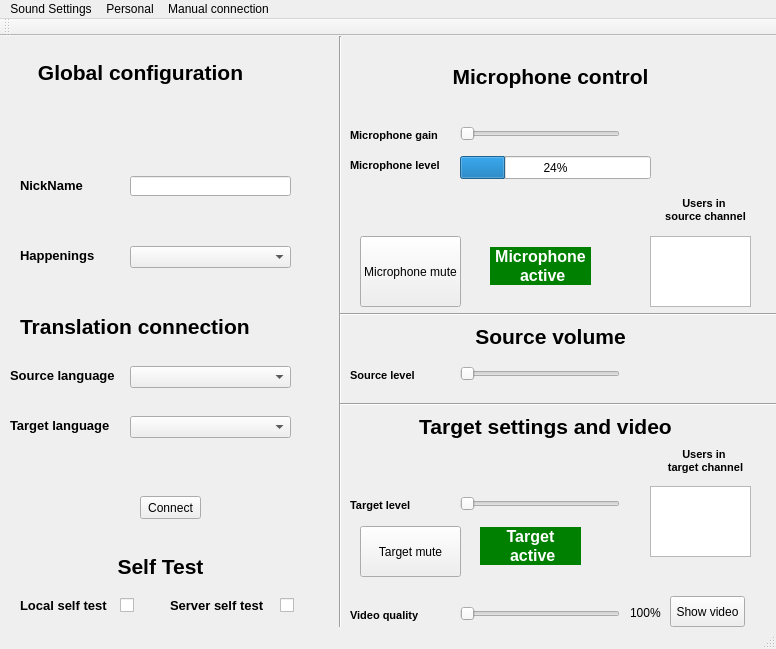
 <widget class="QMainWindow" name="RemoteTranslatorUI">
  <property name="geometry">
   <rect>
    <x>0</x>
    <y>0</y>
    <width>776</width>
    <height>649</height>
   </rect>
  </property>
  <property name="windowTitle">
   <string>RemoteTranslatorUI</string>
  </property>
  <widget class="QWidget" name="centralWidget">
   <widget class="QLabel" name="label">
    <property name="geometry">
     <rect>
      <x>10</x>
      <y>16</y>
      <width>261</width>
      <height>41</height>
     </rect>
    </property>
    <property name="text">
     <string>&lt;!DOCTYPE HTML PUBLIC &quot;-//W3C//DTD HTML 4.0//EN&quot; &quot;http://www.w3.org/TR/REC-html40/strict.dtd&quot;&gt;
&lt;html&gt;&lt;head&gt;&lt;meta name=&quot;qrichtext&quot; content=&quot;1&quot; /&gt;&lt;style type=&quot;text/css&quot;&gt;
p, li { white-space: pre-wrap; }
&lt;/style&gt;&lt;/head&gt;&lt;body style=&quot; font-family:'MS Shell Dlg 2'; font-size:8.25pt; font-weight:400; font-style:normal;&quot;&gt;
&lt;p align=&quot;center&quot; style=&quot; margin-top:0px; margin-bottom:0px; margin-left:0px; margin-right:0px; -qt-block-indent:0; text-indent:0px;&quot;&gt;&lt;span style=&quot; font-size:16pt; font-weight:600;&quot;&gt;Global configuration&lt;/span&gt;&lt;/p&gt;&lt;/body&gt;&lt;/html&gt;</string>
    </property>
   </widget>
   <widget class="QComboBox" name="HapList">
    <property name="geometry">
     <rect>
      <x>130</x>
      <y>210</y>
      <width>161</width>
      <height>22</height>
     </rect>
    </property>
   </widget>
   <widget class="QComboBox" name="SrcLangList">
    <property name="geometry">
     <rect>
      <x>130</x>
      <y>330</y>
      <width>161</width>
      <height>22</height>
     </rect>
    </property>
   </widget>
   <widget class="QComboBox" name="TrgLangList">
    <property name="geometry">
     <rect>
      <x>130</x>
      <y>380</y>
      <width>161</width>
      <height>22</height>
     </rect>
    </property>
   </widget>
   <widget class="QLabel" name="label_2">
    <property name="geometry">
     <rect>
      <x>20</x>
      <y>140</y>
      <width>71</width>
      <height>20</height>
     </rect>
    </property>
    <property name="text">
     <string>&lt;!DOCTYPE HTML PUBLIC &quot;-//W3C//DTD HTML 4.0//EN&quot; &quot;http://www.w3.org/TR/REC-html40/strict.dtd&quot;&gt;
&lt;html&gt;&lt;head&gt;&lt;meta name=&quot;qrichtext&quot; content=&quot;1&quot; /&gt;&lt;style type=&quot;text/css&quot;&gt;
p, li { white-space: pre-wrap; }
&lt;/style&gt;&lt;/head&gt;&lt;body style=&quot; font-family:'MS Shell Dlg 2'; font-size:8.25pt; font-weight:400; font-style:normal;&quot;&gt;
&lt;p style=&quot; margin-top:0px; margin-bottom:0px; margin-left:0px; margin-right:0px; -qt-block-indent:0; text-indent:0px;&quot;&gt;&lt;span style=&quot; font-size:10pt; font-weight:600;&quot;&gt;NickName&lt;/span&gt;&lt;/p&gt;&lt;/body&gt;&lt;/html&gt;</string>
    </property>
   </widget>
   <widget class="QLineEdit" name="NickName">
    <property name="geometry">
     <rect>
      <x>130</x>
      <y>140</y>
      <width>161</width>
      <height>20</height>
     </rect>
    </property>
   </widget>
   <widget class="QLabel" name="label_3">
    <property name="geometry">
     <rect>
      <x>20</x>
      <y>210</y>
      <width>81</width>
      <height>20</height>
     </rect>
    </property>
    <property name="text">
     <string>&lt;!DOCTYPE HTML PUBLIC &quot;-//W3C//DTD HTML 4.0//EN&quot; &quot;http://www.w3.org/TR/REC-html40/strict.dtd&quot;&gt;
&lt;html&gt;&lt;head&gt;&lt;meta name=&quot;qrichtext&quot; content=&quot;1&quot; /&gt;&lt;style type=&quot;text/css&quot;&gt;
p, li { white-space: pre-wrap; }
&lt;/style&gt;&lt;/head&gt;&lt;body style=&quot; font-family:'MS Shell Dlg 2'; font-size:8.25pt; font-weight:400; font-style:normal;&quot;&gt;
&lt;p style=&quot; margin-top:0px; margin-bottom:0px; margin-left:0px; margin-right:0px; -qt-block-indent:0; text-indent:0px;&quot;&gt;&lt;span style=&quot; font-size:10pt; font-weight:600;&quot;&gt;Happenings&lt;/span&gt;&lt;/p&gt;&lt;/body&gt;&lt;/html&gt;</string>
    </property>
   </widget>
   <widget class="QLabel" name="label_4">
    <property name="geometry">
     <rect>
      <x>10</x>
      <y>330</y>
      <width>111</width>
      <height>20</height>
     </rect>
    </property>
    <property name="text">
     <string>&lt;!DOCTYPE HTML PUBLIC &quot;-//W3C//DTD HTML 4.0//EN&quot; &quot;http://www.w3.org/TR/REC-html40/strict.dtd&quot;&gt;
&lt;html&gt;&lt;head&gt;&lt;meta name=&quot;qrichtext&quot; content=&quot;1&quot; /&gt;&lt;style type=&quot;text/css&quot;&gt;
p, li { white-space: pre-wrap; }
&lt;/style&gt;&lt;/head&gt;&lt;body style=&quot; font-family:'MS Shell Dlg 2'; font-size:8.25pt; font-weight:400; font-style:normal;&quot;&gt;
&lt;p style=&quot; margin-top:0px; margin-bottom:0px; margin-left:0px; margin-right:0px; -qt-block-indent:0; text-indent:0px;&quot;&gt;&lt;span style=&quot; font-size:10pt; font-weight:600;&quot;&gt;Source language&lt;/span&gt;&lt;/p&gt;&lt;/body&gt;&lt;/html&gt;</string>
    </property>
   </widget>
   <widget class="QLabel" name="label_5">
    <property name="geometry">
     <rect>
      <x>10</x>
      <y>380</y>
      <width>111</width>
      <height>20</height>
     </rect>
    </property>
    <property name="text">
     <string>&lt;!DOCTYPE HTML PUBLIC &quot;-//W3C//DTD HTML 4.0//EN&quot; &quot;http://www.w3.org/TR/REC-html40/strict.dtd&quot;&gt;
&lt;html&gt;&lt;head&gt;&lt;meta name=&quot;qrichtext&quot; content=&quot;1&quot; /&gt;&lt;style type=&quot;text/css&quot;&gt;
p, li { white-space: pre-wrap; }
&lt;/style&gt;&lt;/head&gt;&lt;body style=&quot; font-family:'MS Shell Dlg 2'; font-size:8.25pt; font-weight:400; font-style:normal;&quot;&gt;
&lt;p style=&quot; margin-top:0px; margin-bottom:0px; margin-left:0px; margin-right:0px; -qt-block-indent:0; text-indent:0px;&quot;&gt;&lt;span style=&quot; font-size:10pt; font-weight:600;&quot;&gt;Target language&lt;/span&gt;&lt;/p&gt;&lt;/body&gt;&lt;/html&gt;</string>
    </property>
   </widget>
   <widget class="QLabel" name="label_6">
    <property name="geometry">
     <rect>
      <x>30</x>
      <y>510</y>
      <width>261</width>
      <height>41</height>
     </rect>
    </property>
    <property name="text">
     <string>&lt;!DOCTYPE HTML PUBLIC &quot;-//W3C//DTD HTML 4.0//EN&quot; &quot;http://www.w3.org/TR/REC-html40/strict.dtd&quot;&gt;
&lt;html&gt;&lt;head&gt;&lt;meta name=&quot;qrichtext&quot; content=&quot;1&quot; /&gt;&lt;style type=&quot;text/css&quot;&gt;
p, li { white-space: pre-wrap; }
&lt;/style&gt;&lt;/head&gt;&lt;body style=&quot; font-family:'MS Shell Dlg 2'; font-size:8.25pt; font-weight:400; font-style:normal;&quot;&gt;
&lt;p align=&quot;center&quot; style=&quot; margin-top:0px; margin-bottom:0px; margin-left:0px; margin-right:0px; -qt-block-indent:0; text-indent:0px;&quot;&gt;&lt;span style=&quot; font-size:16pt; font-weight:600;&quot;&gt;Self Test&lt;/span&gt;&lt;/p&gt;&lt;/body&gt;&lt;/html&gt;</string>
    </property>
   </widget>
   <widget class="QCheckBox" name="LocalSelfTestEn">
    <property name="geometry">
     <rect>
      <x>120</x>
      <y>560</y>
      <width>16</width>
      <height>18</height>
     </rect>
    </property>
    <property name="text">
     <string/>
    </property>
   </widget>
   <widget class="QLabel" name="label_8">
    <property name="geometry">
     <rect>
      <x>20</x>
      <y>560</y>
      <width>91</width>
      <height>20</height>
     </rect>
    </property>
    <property name="text">
     <string>&lt;!DOCTYPE HTML PUBLIC &quot;-//W3C//DTD HTML 4.0//EN&quot; &quot;http://www.w3.org/TR/REC-html40/strict.dtd&quot;&gt;
&lt;html&gt;&lt;head&gt;&lt;meta name=&quot;qrichtext&quot; content=&quot;1&quot; /&gt;&lt;style type=&quot;text/css&quot;&gt;
p, li { white-space: pre-wrap; }
&lt;/style&gt;&lt;/head&gt;&lt;body style=&quot; font-family:'MS Shell Dlg 2'; font-size:8.25pt; font-weight:400; font-style:normal;&quot;&gt;
&lt;p style=&quot; margin-top:0px; margin-bottom:0px; margin-left:0px; margin-right:0px; -qt-block-indent:0; text-indent:0px;&quot;&gt;&lt;span style=&quot; font-size:10pt; font-weight:600;&quot;&gt;Local self test&lt;/span&gt;&lt;/p&gt;&lt;/body&gt;&lt;/html&gt;</string>
    </property>
   </widget>
   <widget class="QPushButton" name="LangConnect">
    <property name="geometry">
     <rect>
      <x>140</x>
      <y>460</y>
      <width>61</width>
      <height>23</height>
     </rect>
    </property>
    <property name="text">
     <string>Connect</string>
    </property>
   </widget>
   <widget class="QLabel" name="label_9">
    <property name="geometry">
     <rect>
      <x>20</x>
      <y>270</y>
      <width>261</width>
      <height>41</height>
     </rect>
    </property>
    <property name="text">
     <string>&lt;!DOCTYPE HTML PUBLIC &quot;-//W3C//DTD HTML 4.0//EN&quot; &quot;http://www.w3.org/TR/REC-html40/strict.dtd&quot;&gt;
&lt;html&gt;&lt;head&gt;&lt;meta name=&quot;qrichtext&quot; content=&quot;1&quot; /&gt;&lt;style type=&quot;text/css&quot;&gt;
p, li { white-space: pre-wrap; }
&lt;/style&gt;&lt;/head&gt;&lt;body style=&quot; font-family:'MS Shell Dlg 2'; font-size:8.25pt; font-weight:400; font-style:normal;&quot;&gt;
&lt;p style=&quot; margin-top:0px; margin-bottom:0px; margin-left:0px; margin-right:0px; -qt-block-indent:0; text-indent:0px;&quot;&gt;&lt;span style=&quot; font-size:16pt; font-weight:600;&quot;&gt;Translation connection&lt;/span&gt;&lt;/p&gt;&lt;/body&gt;&lt;/html&gt;</string>
    </property>
   </widget>
   <widget class="QLabel" name="label_10">
    <property name="geometry">
     <rect>
      <x>420</x>
      <y>20</y>
      <width>261</width>
      <height>41</height>
     </rect>
    </property>
    <property name="text">
     <string>&lt;!DOCTYPE HTML PUBLIC &quot;-//W3C//DTD HTML 4.0//EN&quot; &quot;http://www.w3.org/TR/REC-html40/strict.dtd&quot;&gt;
&lt;html&gt;&lt;head&gt;&lt;meta name=&quot;qrichtext&quot; content=&quot;1&quot; /&gt;&lt;style type=&quot;text/css&quot;&gt;
p, li { white-space: pre-wrap; }
&lt;/style&gt;&lt;/head&gt;&lt;body style=&quot; font-family:'MS Shell Dlg 2'; font-size:8.25pt; font-weight:400; font-style:normal;&quot;&gt;
&lt;p align=&quot;center&quot; style=&quot; margin-top:0px; margin-bottom:0px; margin-left:0px; margin-right:0px; -qt-block-indent:0; text-indent:0px;&quot;&gt;&lt;span style=&quot; font-size:16pt; font-weight:600;&quot;&gt;Microphone control&lt;/span&gt;&lt;/p&gt;&lt;/body&gt;&lt;/html&gt;</string>
    </property>
   </widget>
   <widget class="QSlider" name="MicGainSld">
    <property name="geometry">
     <rect>
      <x>460</x>
      <y>90</y>
      <width>160</width>
      <height>16</height>
     </rect>
    </property>
    <property name="orientation">
     <enum>Qt::Horizontal</enum>
    </property>
   </widget>
   <widget class="QLabel" name="label_11">
    <property name="geometry">
     <rect>
      <x>350</x>
      <y>90</y>
      <width>111</width>
      <height>20</height>
     </rect>
    </property>
    <property name="text">
     <string>&lt;!DOCTYPE HTML PUBLIC &quot;-//W3C//DTD HTML 4.0//EN&quot; &quot;http://www.w3.org/TR/REC-html40/strict.dtd&quot;&gt;
&lt;html&gt;&lt;head&gt;&lt;meta name=&quot;qrichtext&quot; content=&quot;1&quot; /&gt;&lt;style type=&quot;text/css&quot;&gt;
p, li { white-space: pre-wrap; }
&lt;/style&gt;&lt;/head&gt;&lt;body style=&quot; font-family:'MS Shell Dlg 2'; font-size:8.25pt; font-weight:400; font-style:normal;&quot;&gt;
&lt;p style=&quot; margin-top:0px; margin-bottom:0px; margin-left:0px; margin-right:0px; -qt-block-indent:0; text-indent:0px;&quot;&gt;&lt;span style=&quot; font-size:8pt; font-weight:600;&quot;&gt;Microphone gain&lt;/span&gt;&lt;/p&gt;&lt;/body&gt;&lt;/html&gt;</string>
    </property>
   </widget>
   <widget class="Line" name="line_2">
    <property name="geometry">
     <rect>
      <x>330</x>
      <y>0</y>
      <width>20</width>
      <height>601</height>
     </rect>
    </property>
    <property name="orientation">
     <enum>Qt::Vertical</enum>
    </property>
   </widget>
   <widget class="QProgressBar" name="MicLevelInd">
    <property name="geometry">
     <rect>
      <x>460</x>
      <y>120</y>
      <width>191</width>
      <height>23</height>
     </rect>
    </property>
    <property name="value">
     <number>24</number>
    </property>
   </widget>
   <widget class="QLabel" name="label_12">
    <property name="geometry">
     <rect>
      <x>350</x>
      <y>120</y>
      <width>111</width>
      <height>20</height>
     </rect>
    </property>
    <property name="text">
     <string>&lt;!DOCTYPE HTML PUBLIC &quot;-//W3C//DTD HTML 4.0//EN&quot; &quot;http://www.w3.org/TR/REC-html40/strict.dtd&quot;&gt;
&lt;html&gt;&lt;head&gt;&lt;meta name=&quot;qrichtext&quot; content=&quot;1&quot; /&gt;&lt;style type=&quot;text/css&quot;&gt;
p, li { white-space: pre-wrap; }
&lt;/style&gt;&lt;/head&gt;&lt;body style=&quot; font-family:'MS Shell Dlg 2'; font-size:8.25pt; font-weight:400; font-style:normal;&quot;&gt;
&lt;p style=&quot; margin-top:0px; margin-bottom:0px; margin-left:0px; margin-right:0px; -qt-block-indent:0; text-indent:0px;&quot;&gt;&lt;span style=&quot; font-size:8pt; font-weight:600;&quot;&gt;Microphone level&lt;/span&gt;&lt;/p&gt;&lt;/body&gt;&lt;/html&gt;</string>
    </property>
   </widget>
   <widget class="QPushButton" name="MicMuteBut">
    <property name="geometry">
     <rect>
      <x>360</x>
      <y>200</y>
      <width>101</width>
      <height>71</height>
     </rect>
    </property>
    <property name="text">
     <string>Microphone mute</string>
    </property>
   </widget>
   <widget class="QLabel" name="MicStatusLbl">
    <property name="geometry">
     <rect>
      <x>490</x>
      <y>200</y>
      <width>101</width>
      <height>61</height>
     </rect>
    </property>
    <property name="text">
     <string>&lt;!DOCTYPE HTML PUBLIC &quot;-//W3C//DTD HTML 4.0//EN&quot; &quot;http://www.w3.org/TR/REC-html40/strict.dtd&quot;&gt;
&lt;html&gt;&lt;head&gt;&lt;meta name=&quot;qrichtext&quot; content=&quot;1&quot; /&gt;&lt;style type=&quot;text/css&quot;&gt;
p, li { white-space: pre-wrap;  background-color:green;}
&lt;/style&gt;&lt;/head&gt;&lt;body style=&quot; font-family:'MS Shell Dlg 2'; font-size:8.25pt; font-weight:400; font-style:normal;&quot;&gt;
&lt;p align=&quot;center&quot; style=&quot; margin-top:0px; margin-bottom:0px; margin-left:0px; margin-right:0px; -qt-block-indent:0; text-indent:0px;&quot;&gt;&lt;span style=&quot; font-size:12pt; font-weight:600; color:white;&quot;&gt;Microphone&lt;/span&gt;&lt;/p&gt;
&lt;p align=&quot;center&quot; style=&quot; margin-top:0px; margin-bottom:0px; margin-left:0px; margin-right:0px; -qt-block-indent:0; text-indent:0px;&quot;&gt;&lt;span style=&quot; font-size:12pt; font-weight:600; color:white;&quot;&gt; active&lt;/span&gt;&lt;/p&gt;&lt;/body&gt;&lt;/html&gt;</string>
    </property>
   </widget>
   <widget class="Line" name="line">
    <property name="geometry">
     <rect>
      <x>340</x>
      <y>270</y>
      <width>441</width>
      <height>16</height>
     </rect>
    </property>
    <property name="orientation">
     <enum>Qt::Horizontal</enum>
    </property>
   </widget>
   <widget class="QLabel" name="label_14">
    <property name="geometry">
     <rect>
      <x>420</x>
      <y>280</y>
      <width>261</width>
      <height>41</height>
     </rect>
    </property>
    <property name="text">
     <string>&lt;!DOCTYPE HTML PUBLIC &quot;-//W3C//DTD HTML 4.0//EN&quot; &quot;http://www.w3.org/TR/REC-html40/strict.dtd&quot;&gt;
&lt;html&gt;&lt;head&gt;&lt;meta name=&quot;qrichtext&quot; content=&quot;1&quot; /&gt;&lt;style type=&quot;text/css&quot;&gt;
p, li { white-space: pre-wrap; }
&lt;/style&gt;&lt;/head&gt;&lt;body style=&quot; font-family:'MS Shell Dlg 2'; font-size:8.25pt; font-weight:400; font-style:normal;&quot;&gt;
&lt;p align=&quot;center&quot; style=&quot; margin-top:0px; margin-bottom:0px; margin-left:0px; margin-right:0px; -qt-block-indent:0; text-indent:0px;&quot;&gt;&lt;span style=&quot; font-size:16pt; font-weight:600;&quot;&gt;Source volume&lt;/span&gt;&lt;/p&gt;&lt;/body&gt;&lt;/html&gt;</string>
    </property>
   </widget>
   <widget class="QLabel" name="label_15">
    <property name="geometry">
     <rect>
      <x>350</x>
      <y>330</y>
      <width>111</width>
      <height>20</height>
     </rect>
    </property>
    <property name="text">
     <string>&lt;!DOCTYPE HTML PUBLIC &quot;-//W3C//DTD HTML 4.0//EN&quot; &quot;http://www.w3.org/TR/REC-html40/strict.dtd&quot;&gt;
&lt;html&gt;&lt;head&gt;&lt;meta name=&quot;qrichtext&quot; content=&quot;1&quot; /&gt;&lt;style type=&quot;text/css&quot;&gt;
p, li { white-space: pre-wrap; }
&lt;/style&gt;&lt;/head&gt;&lt;body style=&quot; font-family:'MS Shell Dlg 2'; font-size:8.25pt; font-weight:400; font-style:normal;&quot;&gt;
&lt;p style=&quot; margin-top:0px; margin-bottom:0px; margin-left:0px; margin-right:0px; -qt-block-indent:0; text-indent:0px;&quot;&gt;&lt;span style=&quot; font-size:8pt; font-weight:600;&quot;&gt;Source level&lt;/span&gt;&lt;/p&gt;&lt;/body&gt;&lt;/html&gt;</string>
    </property>
   </widget>
   <widget class="QSlider" name="SrcLevelSld">
    <property name="geometry">
     <rect>
      <x>460</x>
      <y>330</y>
      <width>160</width>
      <height>16</height>
     </rect>
    </property>
    <property name="orientation">
     <enum>Qt::Horizontal</enum>
    </property>
   </widget>
   <widget class="QListWidget" name="SrcUsersList">
    <property name="geometry">
     <rect>
      <x>650</x>
      <y>200</y>
      <width>101</width>
      <height>71</height>
     </rect>
    </property>
   </widget>
   <widget class="QLabel" name="label_16">
    <property name="geometry">
     <rect>
      <x>650</x>
      <y>159</y>
      <width>111</width>
      <height>31</height>
     </rect>
    </property>
    <property name="text">
     <string>&lt;!DOCTYPE HTML PUBLIC &quot;-//W3C//DTD HTML 4.0//EN&quot; &quot;http://www.w3.org/TR/REC-html40/strict.dtd&quot;&gt;
&lt;html&gt;&lt;head&gt;&lt;meta name=&quot;qrichtext&quot; content=&quot;1&quot; /&gt;&lt;style type=&quot;text/css&quot;&gt;
p, li { white-space: pre-wrap; }
&lt;/style&gt;&lt;/head&gt;&lt;body style=&quot; font-family:'MS Shell Dlg 2'; font-size:8.25pt; font-weight:400; font-style:normal;&quot;&gt;
&lt;p align=&quot;center&quot; style=&quot; margin-top:0px; margin-bottom:0px; margin-left:0px; margin-right:0px; -qt-block-indent:0; text-indent:0px;&quot;&gt;&lt;span style=&quot; font-size:8pt; font-weight:600;&quot;&gt;Users in &lt;/span&gt;&lt;/p&gt;
&lt;p align=&quot;center&quot; style=&quot; margin-top:0px; margin-bottom:0px; margin-left:0px; margin-right:0px; -qt-block-indent:0; text-indent:0px;&quot;&gt;&lt;span style=&quot; font-size:8pt; font-weight:600;&quot;&gt;source channel&lt;/span&gt;&lt;/p&gt;&lt;/body&gt;&lt;/html&gt;</string>
    </property>
   </widget>
   <widget class="QLabel" name="label_17">
    <property name="geometry">
     <rect>
      <x>650</x>
      <y>410</y>
      <width>111</width>
      <height>31</height>
     </rect>
    </property>
    <property name="text">
     <string>&lt;!DOCTYPE HTML PUBLIC &quot;-//W3C//DTD HTML 4.0//EN&quot; &quot;http://www.w3.org/TR/REC-html40/strict.dtd&quot;&gt;
&lt;html&gt;&lt;head&gt;&lt;meta name=&quot;qrichtext&quot; content=&quot;1&quot; /&gt;&lt;style type=&quot;text/css&quot;&gt;
p, li { white-space: pre-wrap; }
&lt;/style&gt;&lt;/head&gt;&lt;body style=&quot; font-family:'MS Shell Dlg 2'; font-size:8.25pt; font-weight:400; font-style:normal;&quot;&gt;
&lt;p align=&quot;center&quot; style=&quot; margin-top:0px; margin-bottom:0px; margin-left:0px; margin-right:0px; -qt-block-indent:0; text-indent:0px;&quot;&gt;&lt;span style=&quot; font-size:8pt; font-weight:600;&quot;&gt;Users in &lt;/span&gt;&lt;/p&gt;
&lt;p align=&quot;center&quot; style=&quot; margin-top:0px; margin-bottom:0px; margin-left:0px; margin-right:0px; -qt-block-indent:0; text-indent:0px;&quot;&gt;&lt;span style=&quot; font-size:8pt; font-weight:600;&quot;&gt;target channel&lt;/span&gt;&lt;/p&gt;&lt;/body&gt;&lt;/html&gt;</string>
    </property>
   </widget>
   <widget class="QListWidget" name="TrgUsersList">
    <property name="geometry">
     <rect>
      <x>650</x>
      <y>450</y>
      <width>101</width>
      <height>71</height>
     </rect>
    </property>
   </widget>
   <widget class="Line" name="line_3">
    <property name="geometry">
     <rect>
      <x>340</x>
      <y>360</y>
      <width>441</width>
      <height>16</height>
     </rect>
    </property>
    <property name="orientation">
     <enum>Qt::Horizontal</enum>
    </property>
   </widget>
   <widget class="QLabel" name="label_18">
    <property name="geometry">
     <rect>
      <x>400</x>
      <y>370</y>
      <width>291</width>
      <height>41</height>
     </rect>
    </property>
    <property name="text">
     <string>&lt;!DOCTYPE HTML PUBLIC &quot;-//W3C//DTD HTML 4.0//EN&quot; &quot;http://www.w3.org/TR/REC-html40/strict.dtd&quot;&gt;
&lt;html&gt;&lt;head&gt;&lt;meta name=&quot;qrichtext&quot; content=&quot;1&quot; /&gt;&lt;style type=&quot;text/css&quot;&gt;
p, li { white-space: pre-wrap; }
&lt;/style&gt;&lt;/head&gt;&lt;body style=&quot; font-family:'MS Shell Dlg 2'; font-size:8.25pt; font-weight:400; font-style:normal;&quot;&gt;
&lt;p align=&quot;center&quot; style=&quot; margin-top:0px; margin-bottom:0px; margin-left:0px; margin-right:0px; -qt-block-indent:0; text-indent:0px;&quot;&gt;&lt;span style=&quot; font-size:16pt; font-weight:600;&quot;&gt;Target settings and video&lt;/span&gt;&lt;/p&gt;&lt;/body&gt;&lt;/html&gt;</string>
    </property>
   </widget>
   <widget class="QLabel" name="TrgStatusLbl">
    <property name="geometry">
     <rect>
      <x>480</x>
      <y>480</y>
      <width>101</width>
      <height>61</height>
     </rect>
    </property>
    <property name="text">
     <string>&lt;!DOCTYPE HTML PUBLIC &quot;-//W3C//DTD HTML 4.0//EN&quot; &quot;http://www.w3.org/TR/REC-html40/strict.dtd&quot;&gt;
&lt;html&gt;&lt;head&gt;&lt;meta name=&quot;qrichtext&quot; content=&quot;1&quot; /&gt;&lt;style type=&quot;text/css&quot;&gt;
p, li { white-space: pre-wrap; }
&lt;/style&gt;&lt;/head&gt;&lt;body style=&quot; font-family:'MS Shell Dlg 2'; font-size:8.25pt; font-weight:400; font-style:normal;&quot;&gt;
&lt;p align=&quot;center&quot; style=&quot; margin-top:0px; margin-bottom:0px; margin-left:0px; margin-right:0px; -qt-block-indent:0; text-indent:0px; background-color:green;&quot;&gt;&lt;span style=&quot; font-size:12pt; font-weight:600; color:white;&quot;&gt;Target&lt;/span&gt;&lt;/p&gt;
&lt;p align=&quot;center&quot; style=&quot; margin-top:0px; margin-bottom:0px; margin-left:0px; margin-right:0px; -qt-block-indent:0; text-indent:0px; background-color:green;&quot;&gt;&lt;span style=&quot; font-size:12pt; font-weight:600; color:white;&quot;&gt; active&lt;/span&gt;&lt;/p&gt;&lt;/body&gt;&lt;/html&gt;</string>
    </property>
   </widget>
   <widget class="QSlider" name="TrgLvlSld">
    <property name="geometry">
     <rect>
      <x>460</x>
      <y>460</y>
      <width>160</width>
      <height>16</height>
     </rect>
    </property>
    <property name="orientation">
     <enum>Qt::Horizontal</enum>
    </property>
   </widget>
   <widget class="QLabel" name="label_20">
    <property name="geometry">
     <rect>
      <x>350</x>
      <y>460</y>
      <width>111</width>
      <height>20</height>
     </rect>
    </property>
    <property name="text">
     <string>&lt;!DOCTYPE HTML PUBLIC &quot;-//W3C//DTD HTML 4.0//EN&quot; &quot;http://www.w3.org/TR/REC-html40/strict.dtd&quot;&gt;
&lt;html&gt;&lt;head&gt;&lt;meta name=&quot;qrichtext&quot; content=&quot;1&quot; /&gt;&lt;style type=&quot;text/css&quot;&gt;
p, li { white-space: pre-wrap; }
&lt;/style&gt;&lt;/head&gt;&lt;body style=&quot; font-family:'MS Shell Dlg 2'; font-size:8.25pt; font-weight:400; font-style:normal;&quot;&gt;
&lt;p style=&quot; margin-top:0px; margin-bottom:0px; margin-left:0px; margin-right:0px; -qt-block-indent:0; text-indent:0px;&quot;&gt;&lt;span style=&quot; font-size:8pt; font-weight:600;&quot;&gt;Target level&lt;/span&gt;&lt;/p&gt;&lt;/body&gt;&lt;/html&gt;</string>
    </property>
   </widget>
   <widget class="QPushButton" name="TrgMuteBut">
    <property name="geometry">
     <rect>
      <x>360</x>
      <y>490</y>
      <width>101</width>
      <height>51</height>
     </rect>
    </property>
    <property name="text">
     <string>Target mute</string>
    </property>
   </widget>
   <widget class="QSlider" name="VideoLvlSld">
    <property name="geometry">
     <rect>
      <x>460</x>
      <y>570</y>
      <width>160</width>
      <height>16</height>
     </rect>
    </property>
    <property name="orientation">
     <enum>Qt::Horizontal</enum>
    </property>
   </widget>
   <widget class="QLabel" name="label_21">
    <property name="geometry">
     <rect>
      <x>350</x>
      <y>570</y>
      <width>111</width>
      <height>20</height>
     </rect>
    </property>
    <property name="text">
     <string>&lt;!DOCTYPE HTML PUBLIC &quot;-//W3C//DTD HTML 4.0//EN&quot; &quot;http://www.w3.org/TR/REC-html40/strict.dtd&quot;&gt;
&lt;html&gt;&lt;head&gt;&lt;meta name=&quot;qrichtext&quot; content=&quot;1&quot; /&gt;&lt;style type=&quot;text/css&quot;&gt;
p, li { white-space: pre-wrap; }
&lt;/style&gt;&lt;/head&gt;&lt;body style=&quot; font-family:'MS Shell Dlg 2'; font-size:8.25pt; font-weight:400; font-style:normal;&quot;&gt;
&lt;p style=&quot; margin-top:0px; margin-bottom:0px; margin-left:0px; margin-right:0px; -qt-block-indent:0; text-indent:0px;&quot;&gt;&lt;span style=&quot; font-size:8pt; font-weight:600;&quot;&gt;Video quality&lt;/span&gt;&lt;/p&gt;&lt;/body&gt;&lt;/html&gt;</string>
    </property>
   </widget>
   <widget class="QLabel" name="label_22">
    <property name="geometry">
     <rect>
      <x>630</x>
      <y>570</y>
      <width>46</width>
      <height>13</height>
     </rect>
    </property>
    <property name="text">
     <string>100%</string>
    </property>
   </widget>
   <widget class="QPushButton" name="showVideoButton">
    <property name="geometry">
     <rect>
      <x>670</x>
      <y>560</y>
      <width>75</width>
      <height>31</height>
     </rect>
    </property>
    <property name="text">
     <string>Show video</string>
    </property>
   </widget>
   <widget class="QLabel" name="label_13">
    <property name="geometry">
     <rect>
      <x>170</x>
      <y>560</y>
      <width>111</width>
      <height>20</height>
     </rect>
    </property>
    <property name="text">
     <string>&lt;!DOCTYPE HTML PUBLIC &quot;-//W3C//DTD HTML 4.0//EN&quot; &quot;http://www.w3.org/TR/REC-html40/strict.dtd&quot;&gt;
&lt;html&gt;&lt;head&gt;&lt;meta name=&quot;qrichtext&quot; content=&quot;1&quot; /&gt;&lt;style type=&quot;text/css&quot;&gt;
p, li { white-space: pre-wrap; }
&lt;/style&gt;&lt;/head&gt;&lt;body style=&quot; font-family:'MS Shell Dlg 2'; font-size:8.25pt; font-weight:400; font-style:normal;&quot;&gt;
&lt;p style=&quot; margin-top:0px; margin-bottom:0px; margin-left:0px; margin-right:0px; -qt-block-indent:0; text-indent:0px;&quot;&gt;&lt;span style=&quot; font-size:10pt; font-weight:600;&quot;&gt;Server self test&lt;/span&gt;&lt;/p&gt;&lt;/body&gt;&lt;/html&gt;</string>
    </property>
   </widget>
   <widget class="QCheckBox" name="ServerSelfTestEn">
    <property name="geometry">
     <rect>
      <x>280</x>
      <y>560</y>
      <width>16</width>
      <height>18</height>
     </rect>
    </property>
    <property name="text">
     <string/>
    </property>
   </widget>
  </widget>
  <widget class="QMenuBar" name="menuBar">
   <property name="geometry">
    <rect>
     <x>0</x>
     <y>0</y>
     <width>776</width>
     <height>18</height>
    </rect>
   </property>
   <widget class="QMenu" name="menuSound_Settings">
    <property name="title">
     <string>Sound Settings</string>
    </property>
    <addaction name="actionConfigure_Audio"/>
    <addaction name="actionAudio_Filters"/>
   </widget>
   <widget class="QMenu" name="menuPersonal">
    <property name="title">
     <string>Personal</string>
    </property>
    <addaction name="separator"/>
    <addaction name="actionChange_nickname"/>
    <addaction name="actionChange_password"/>
   </widget>
   <widget class="QMenu" name="menuManual_TT_connection">
    <property name="title">
     <string>Manual connection</string>
    </property>
    <addaction name="actionTT_server_connection"/>
    <addaction name="actionControl_server_connection"/>
    <addaction name="actionRestore_default_configuration"/>
   </widget>
   <addaction name="menuSound_Settings"/>
   <addaction name="menuPersonal"/>
   <addaction name="menuManual_TT_connection"/>
  </widget>
  <widget class="QToolBar" name="mainToolBar">
   <attribute name="toolBarArea">
    <enum>TopToolBarArea</enum>
   </attribute>
   <attribute name="toolBarBreak">
    <bool>false</bool>
   </attribute>
  </widget>
  <widget class="QStatusBar" name="statusBar"/>
  <action name="actionConfigure_Audio">
   <property name="text">
    <string>Configure Audio</string>
   </property>
  </action>
  <action name="actionChange_nickname">
   <property name="text">
    <string>Change nickname</string>
   </property>
  </action>
  <action name="actionChange_password">
   <property name="text">
    <string>Change password</string>
   </property>
  </action>
  <action name="actionTT_server_connection">
   <property name="text">
    <string>TT server connection</string>
   </property>
  </action>
  <action name="actionControl_server_connection">
   <property name="text">
    <string>Control server connection</string>
   </property>
  </action>
  <action name="actionAudio_Filters">
   <property name="text">
    <string>Audio Filters</string>
   </property>
  </action>
  <action name="actionRestore_default_configuration">
   <property name="text">
    <string>Restore default configuration</string>
   </property>
  </action>
 </widget>
